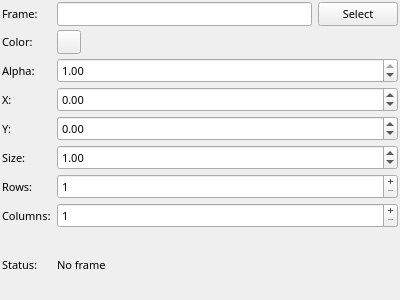
<?xml version="1.0" encoding="UTF-8"?>
<ui version="4.0">
 <class>grid_config</class>
 <widget class="QWidget" name="grid_config">
  <property name="geometry">
   <rect>
    <x>0</x>
    <y>0</y>
    <width>400</width>
    <height>300</height>
   </rect>
  </property>
  <property name="font">
   <font>
    <family>Sans Serif</family>
    <pointsize>8</pointsize>
   </font>
  </property>
  <property name="windowTitle">
   <string>Form</string>
  </property>
  <property name="styleSheet">
   <string notr="true"/>
  </property>
  <layout class="QGridLayout" name="gridLayout" columnstretch="0,1,0">
   <property name="leftMargin">
    <number>2</number>
   </property>
   <property name="topMargin">
    <number>2</number>
   </property>
   <property name="rightMargin">
    <number>2</number>
   </property>
   <property name="bottomMargin">
    <number>2</number>
   </property>
   <property name="verticalSpacing">
    <number>4</number>
   </property>
   <item row="2" column="0">
    <widget class="QLabel" name="label">
     <property name="text">
      <string>Frame:</string>
     </property>
    </widget>
   </item>
   <item row="3" column="0">
    <widget class="QLabel" name="label_3">
     <property name="text">
      <string>Color:</string>
     </property>
    </widget>
   </item>
   <item row="3" column="1">
    <widget class="mapviz::ColorButton" name="color">
     <property name="maximumSize">
      <size>
       <width>24</width>
       <height>24</height>
      </size>
     </property>
     <property name="autoFillBackground">
      <bool>false</bool>
     </property>
     <property name="styleSheet">
      <string notr="true"/>
     </property>
     <property name="text">
      <string/>
     </property>
    </widget>
   </item>
   <item row="5" column="0">
    <widget class="QLabel" name="label_4">
     <property name="text">
      <string>X:</string>
     </property>
    </widget>
   </item>
   <item row="6" column="0">
    <widget class="QLabel" name="label_5">
     <property name="text">
      <string>Y:</string>
     </property>
    </widget>
   </item>
   <item row="7" column="0">
    <widget class="QLabel" name="label_6">
     <property name="text">
      <string>Size:</string>
     </property>
    </widget>
   </item>
   <item row="10" column="0">
    <widget class="QLabel" name="label_2">
     <property name="text">
      <string>Status:</string>
     </property>
    </widget>
   </item>
   <item row="10" column="1" colspan="2">
    <widget class="QLabel" name="status">
     <property name="styleSheet">
      <string notr="true"/>
     </property>
     <property name="text">
      <string>No frame</string>
     </property>
     <property name="wordWrap">
      <bool>true</bool>
     </property>
    </widget>
   </item>
   <item row="8" column="0">
    <widget class="QLabel" name="label_7">
     <property name="text">
      <string>Rows:</string>
     </property>
    </widget>
   </item>
   <item row="9" column="0">
    <widget class="QLabel" name="label_8">
     <property name="text">
      <string>Columns:</string>
     </property>
    </widget>
   </item>
   <item row="4" column="0">
    <widget class="QLabel" name="label_9">
     <property name="text">
      <string>Alpha:</string>
     </property>
    </widget>
   </item>
   <item row="2" column="2">
    <widget class="QPushButton" name="select_frame">
     <property name="text">
      <string>Select</string>
     </property>
    </widget>
   </item>
   <item row="2" column="1">
    <widget class="QLineEdit" name="frame"/>
   </item>
   <item row="4" column="1" colspan="2">
    <widget class="QDoubleSpinBox" name="alpha">
     <property name="enabled">
      <bool>true</bool>
     </property>
     <property name="maximum">
      <double>1.000000000000000</double>
     </property>
     <property name="singleStep">
      <double>0.010000000000000</double>
     </property>
     <property name="value">
      <double>1.000000000000000</double>
     </property>
    </widget>
   </item>
   <item row="5" column="1" colspan="2">
    <widget class="QDoubleSpinBox" name="x">
     <property name="sizePolicy">
      <sizepolicy hsizetype="Preferred" vsizetype="Fixed">
       <horstretch>0</horstretch>
       <verstretch>0</verstretch>
      </sizepolicy>
     </property>
     <property name="buttonSymbols">
      <enum>QAbstractSpinBox::UpDownArrows</enum>
     </property>
     <property name="suffix">
      <string/>
     </property>
     <property name="minimum">
      <double>-999999999.000000000000000</double>
     </property>
     <property name="maximum">
      <double>999999999.000000000000000</double>
     </property>
     <property name="value">
      <double>0.000000000000000</double>
     </property>
    </widget>
   </item>
   <item row="6" column="1" colspan="2">
    <widget class="QDoubleSpinBox" name="y">
     <property name="sizePolicy">
      <sizepolicy hsizetype="Preferred" vsizetype="Fixed">
       <horstretch>0</horstretch>
       <verstretch>0</verstretch>
      </sizepolicy>
     </property>
     <property name="buttonSymbols">
      <enum>QAbstractSpinBox::UpDownArrows</enum>
     </property>
     <property name="suffix">
      <string/>
     </property>
     <property name="minimum">
      <double>-999999999.000000000000000</double>
     </property>
     <property name="maximum">
      <double>999999999.000000000000000</double>
     </property>
     <property name="value">
      <double>0.000000000000000</double>
     </property>
    </widget>
   </item>
   <item row="7" column="1" colspan="2">
    <widget class="QDoubleSpinBox" name="size">
     <property name="buttonSymbols">
      <enum>QAbstractSpinBox::UpDownArrows</enum>
     </property>
     <property name="maximum">
      <double>999999999.000000000000000</double>
     </property>
     <property name="value">
      <double>1.000000000000000</double>
     </property>
    </widget>
   </item>
   <item row="8" column="1" colspan="2">
    <widget class="QSpinBox" name="rows">
     <property name="buttonSymbols">
      <enum>QAbstractSpinBox::PlusMinus</enum>
     </property>
     <property name="minimum">
      <number>1</number>
     </property>
     <property name="maximum">
      <number>10000</number>
     </property>
    </widget>
   </item>
   <item row="9" column="1" colspan="2">
    <widget class="QSpinBox" name="columns">
     <property name="buttonSymbols">
      <enum>QAbstractSpinBox::PlusMinus</enum>
     </property>
     <property name="minimum">
      <number>1</number>
     </property>
     <property name="maximum">
      <number>10000</number>
     </property>
     <property name="value">
      <number>1</number>
     </property>
    </widget>
   </item>
  </layout>
 </widget>
 <customwidgets>
  <customwidget>
   <class>mapviz::ColorButton</class>
   <extends>QPushButton</extends>
   <header location="global">mapviz/color_button.h</header>
  </customwidget>
 </customwidgets>
 <tabstops>
  <tabstop>frame</tabstop>
  <tabstop>select_frame</tabstop>
  <tabstop>color</tabstop>
  <tabstop>alpha</tabstop>
  <tabstop>x</tabstop>
  <tabstop>y</tabstop>
  <tabstop>size</tabstop>
  <tabstop>rows</tabstop>
  <tabstop>columns</tabstop>
 </tabstops>
 <resources/>
 <connections/>
 <slots>
  <slot>SelectColor()</slot>
  <slot>SelectTopic()</slot>
  <slot>TopicEdited()</slot>
  <slot>PositionToleranceChanged(double)</slot>
  <slot>AngleToleranceChanged(double)</slot>
 </slots>
</ui>
